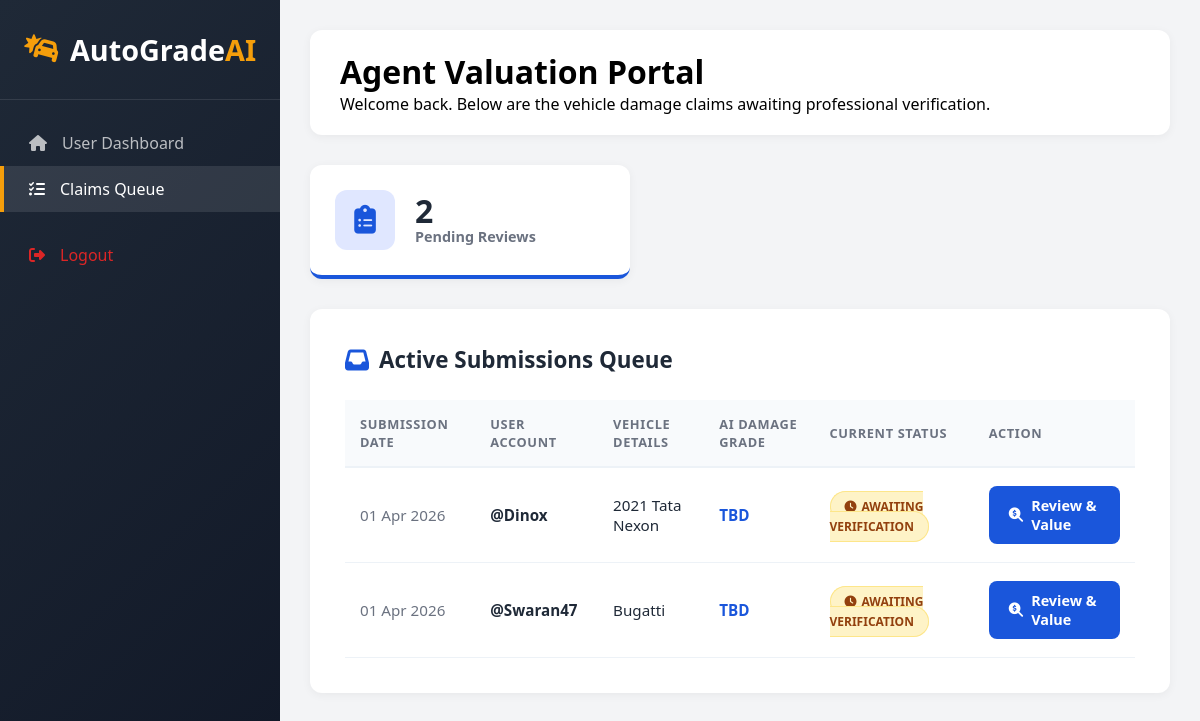
The page /agent-portal/ (signed in) on the database as committed earlier.
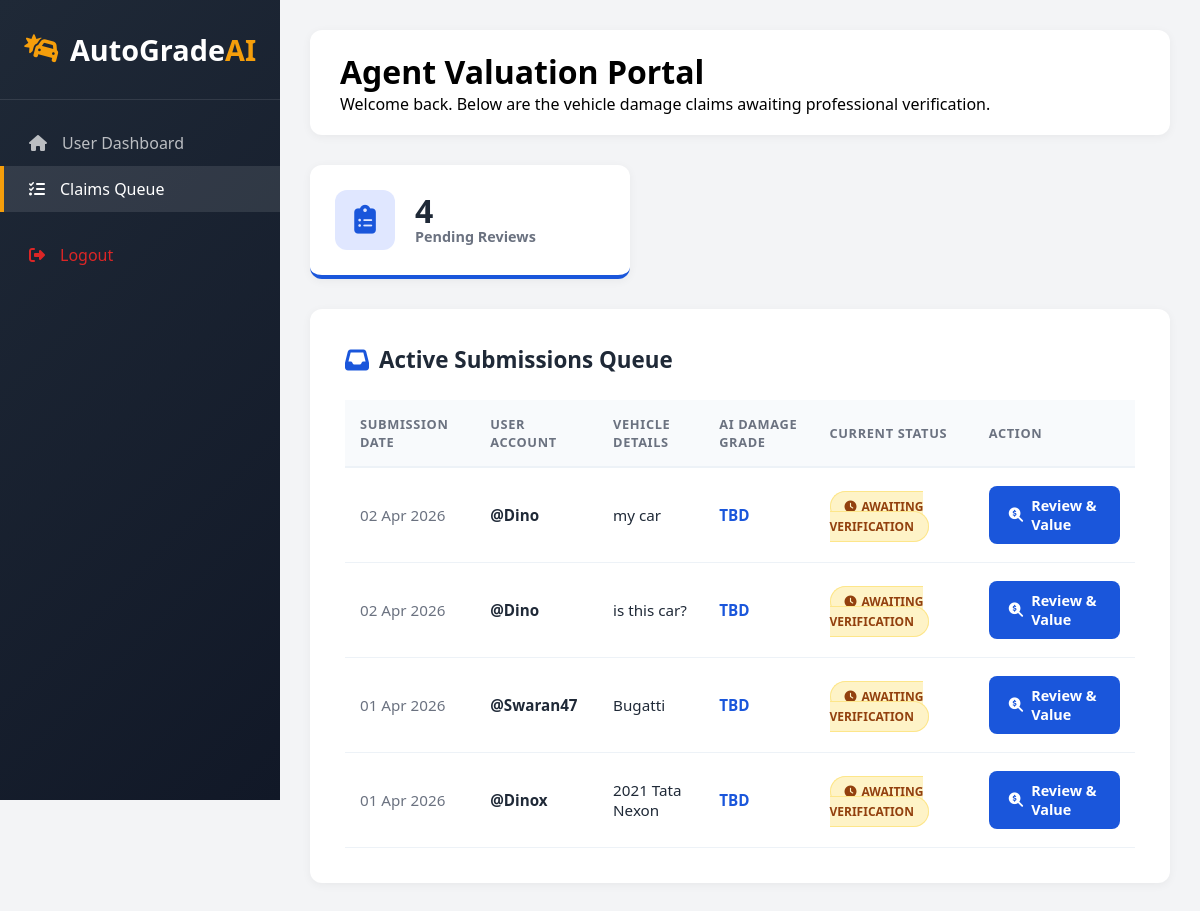
The same page on the database as committed later.
### my_admin/models.py (models this page shows, shortened)
class DamageAnalysis(models.Model):
    user = models.ForeignKey(User, on_delete=models.CASCADE, related_name='client_claims')
    agent = models.ForeignKey(
        User,
        on_delete=models.SET_NULL,
        null=True,
        blank=True,
        related_name='assigned_claims'
    )
    car_details = models.CharField(max_length=100)
    status = models.CharField(max_length=20, default='Pending')  # Pending, Approved, Rejected, Appealed
    damage_level = models.CharField(max_length=20, default='TBD')
    date_analyzed = models.DateTimeField(auto_now_add=True)  # Set once on creation
    updated_at = models.DateTimeField(auto_now=True)  # Updates every time .save() is called
    market_value = models.DecimalField(max_digits=12, decimal_places=2, null=True, blank=True)
    minor_coeff = models.FloatField(null=True, blank=True, default=0.025)
    moderate_coeff = models.FloatField(null=True, blank=True, default=0.05)
    major_coeff = models.FloatField(null=True, blank=True, default=0.1)
    estimated_claim = models.DecimalField(max_digits=12, decimal_places=2, null=True, blank=True)
    agent_comment = models.TextField(null=True, blank=True)
    user_appeal_reason = models.TextField(null=True, blank=True)
    appeal_count = models.IntegerField(default=0)  # Tracks 1st and 2nd re-evaluation requests

### my_admin/views.py (the view)
# urls.py: path('agent-portal/', views.agent_dashboard, name='agent_dashboard'),
@login_required
@user_passes_test(is_agent, login_url='admin_dashboard')
def agent_dashboard(request):
    assigned_claims = DamageAnalysis.objects.filter(status='Pending').order_by('-updated_at')
    return render(request, "AgentDashboard.html", {'claims': assigned_claims})

### my_admin/views.py (called while the page is built)
def is_agent(user):
    try:
        return user.userprofile.role == 'Agent' or user.is_superuser
    except UserProfile.DoesNotExist:
        return False

### my_admin/templates/AgentDashboard.html (shortened to what this page needs)
<!DOCTYPE html>
<html lang="en">
<head>
    <link rel="stylesheet" href="https://cdnjs.cloudflare.com/ajax/libs/font-awesome/6.4.0/css/all.min.css">
</head>
<body>
    <div class="sidebar">
        <div class="sidebar-header">
            <div class="logo"><i class="fas fa-car-crash"></i><span>AutoGrade<span>AI</span></span></div>
        </div>
        <div class="nav-menu">
            <a href="{% url 'admin_dashboard' %}" class="nav-item"><i class="fas fa-home"></i><span>User Dashboard</span></a>
            <a href="{% url 'agent_dashboard' %}" class="nav-item active"><i class="fas fa-tasks"></i><span>Claims Queue</span></a>
            <a href="{% url 'my_logout' %}" class="nav-item" style="color: var(--danger); margin-top: 20px;">
                <i class="fas fa-sign-out-alt"></i><span>Logout</span>
            </a>
        </div>
    </div>
    <div class="main-content">
        <div class="top-bar">
            <h1>Agent Valuation Portal</h1>
            <p>Welcome back. Below are the vehicle damage claims awaiting professional verification.</p>
        </div>
        <div class="stats-container">
            <div class="stat-card">
                <div class="stat-icon"><i class="fas fa-clipboard-list"></i></div>
                <div>
                    <div class="stat-value">{{ claims|length }}</div>
                    <div class="stat-label">Pending Reviews</div>
                </div>
            </div>
        </div>
        <div class="table-container">
            <div class="table-header">
                <i class="fas fa-inbox" style="color: var(--primary); font-size: 1.5rem;"></i>
                <h2>Active Submissions Queue</h2>
            </div>
            <table>
                <thead>
                    <tr>
                        <th>Submission Date</th>
                        <th>User Account</th>
                        <th>Vehicle Details</th>
                        <th>AI Damage Grade</th>
                        <th>Current Status</th>
                        <th>Action</th>
                    </tr>
                </thead>
                <tbody>
                    {% for claim in claims %}
                    <tr>
                        <td style="color: var(--gray);">{{ claim.date_analyzed|date:"d M Y" }}</td>
                        <td style="font-weight: 700;">@{{ claim.user.username }}</td>
                        <td>{{ claim.car_details }}</td>
                        <td>
                            <strong style="color: var(--primary);">{{ claim.damage_level|default:"TBD" }}</strong>
                        </td>
                        <td><span class="badge badge-pending"><i class="fas fa-clock" style="margin-right: 5px;"></i>AWAITING VERIFICATION</span></td>
                        <td>
                            <a href="{% url 'review_claim' claim.id %}" class="btn-review">
                                <i class="fas fa-search-dollar"></i> Review & Value
                            </a>
                        </td>
                    </tr>
                    {% endfor %}
                </tbody>
            </table>
        </div>
    </div>
</body>
</html>

Rows that differ between the two databases and show on the page:
added DamageAnalysis: date_analyzed "02 Apr 2026", user.username "Dino", car_details "my car", damage_level "TBD"
added DamageAnalysis: date_analyzed "02 Apr 2026", user.username "Dino", car_details "is this car?", damage_level "TBD"
changed DamageAnalysis "Bugatti": moves up the list
Other text that changed with them:
{{ claims|length }}: "2" → "4"
